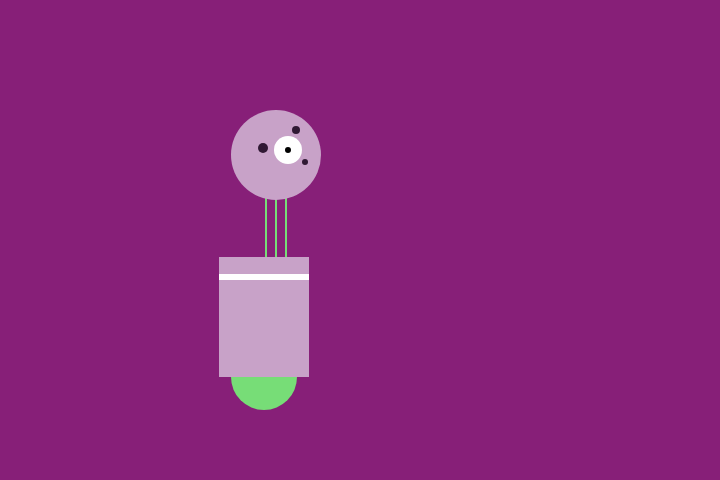
Frame 1 (no input)
Frame 60 (no input): identical to frame 1, image omitted
Frame 120 (the mouse pressed at the canvas centre since frame 60): identical to frame 1, image omitted

The p5.js sketch that drew this single still picture (run headless with seeded random() and noise() and a simulated clock; from frame 60 on, the mouse is pressed at the canvas centre):

// p5.js sketch
// ── sketch.js
function setup() {
	createCanvas(720, 480);
	strokeWeight(2);
	ellipseMode(RADIUS);
}

function draw() {
	background(135,31,120);

	// Neck
	stroke(119,221,119); // set stroke to pastel green
	line(266, 257, 266, 162); // left
	line(276, 257, 276, 162); // middle
	line(286, 257, 286, 162); // right

	// Body
	noStroke(); // disable stroke
	fill(119,221,119); // set fill to pastel green
	ellipse(264, 377, 33, 33); // pastel green antigravity orb
	fill(200,162,200); // set fill to black
	rect(219, 257, 90, 120) // main body
	fill(255); // set fill to white
	rect(219, 274, 90, 6); // white stripe

	// Head
	fill(200,162,200); // seet fill to black
	ellipse(276, 155, 45, 45); // head
	fill(255); // set fill to white
	ellipse(288, 150, 14, 14); // large eye
	fill(0); // set fill to black
	ellipse(288, 150, 3, 3); // pupil
	fill(48,25,52); // set fill to light dark purple
	ellipse(263, 148, 5, 5); // small eye 1
	ellipse(296, 130, 4, 4); // small eye 2
	ellipse(305, 162, 3, 3); // small eye 3
}
